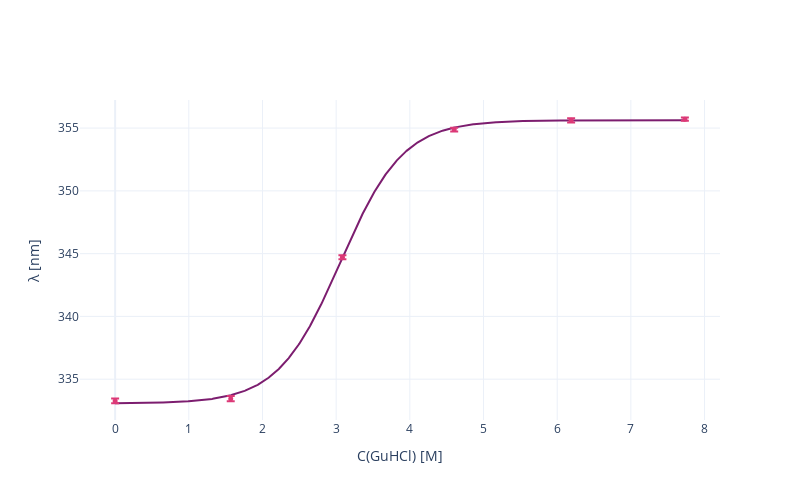

The notebook cell saved with this chart:
### Code cell
fig = go.Figure()

# Fit sigmoide
Cden_fit = np.linspace(min(assex), max(assex), 1000)  # Genera valori per l'asse x
sigmoide_fit = sigmoide(Cden_fit, *popt1)  # Calcola i valori della sigmoide

# Sigmoide grafico
fig.add_trace(go.Scatter(
    x=Cden_fit,
    y=sigmoide_fit,
    mode='lines',
    name='Fit Sigmoide',
    line=dict(color=colors[0]),
    showlegend=False
))

# Dati originali con barre d'errore
fig.add_trace(go.Scatter(
    x=assex,
    y=assey,
    mode='markers',
    name='Dati Originali',
    marker=dict(color=colors[2], size=5),
    error_y=dict(
        type='data',
        array=errors_xV,
        visible=True
    ),
    showlegend=False
))

fig.update_layout(
    xaxis_title="C(GuHCl) [M]",
    yaxis_title="λ [nm]",
    template="plotly_white",
    height=500,
    width=800    
)

fig.write_html('./html/fluorescenza_fit_sigmoide.html')
fig.write_image('./images/fluorescenza_fit_sigmoide.png')
fig.show()

### Figure 1 — Plotly figure (JSON) as saved in the notebook; plotly's stock layout.template omitted (floating-point values rounded to 4 significant figures; data arrays with more than 128 entries replaced by an {"elided": "..."} marker saying what was removed)
{"data": [{"line": {"color": "rgb(124, 29, 111)"}, "mode": "lines", "name": "Fit Sigmoide", "showlegend": false, "type": "scatter", "x": {"elided": "1000 float values"}, "y": {"elided": "1000 float values"}}, {"error_y": {"array": [0.1821, 0.207, 0.159, 0.1546, 0.1705, 0.1262], "type": "data", "visible": true}, "marker": {"color": "rgb(220, 57, 119)", "size": 5}, "mode": "markers", "name": "Dati Originali", "showlegend": false, "type": "scatter", "x": [0.0, 1.569, 3.085, 4.602, 6.189, 7.733], "y": [333.3, 333.4, 344.7, 354.9, 355.6, 355.7]}], "layout": {"height": 500, "width": 800, "xaxis": {"title": {"text": "C(GuHCl) [M]"}}, "yaxis": {"title": {"text": "λ [nm]"}}}}
